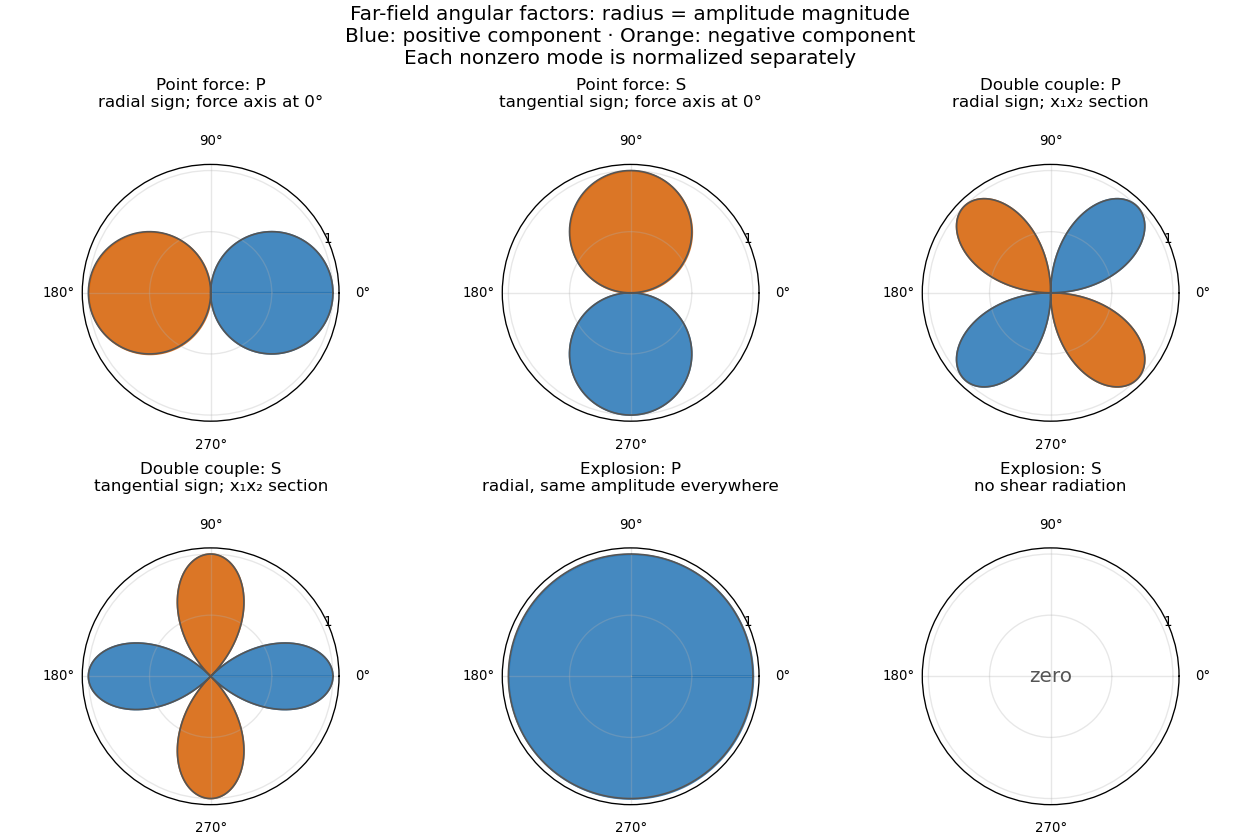

The Python source for this figure:
"""Original angular radiation sections. Tested Python 3.14.4, NumPy 2.3.5, Matplotlib 3.10.7.
Write only paper-47-radiation.png to the caller's working directory.
"""
import os
from pathlib import Path
import tempfile
if not os.environ.get("MPLCONFIGDIR"):
    os.environ["MPLCONFIGDIR"] = tempfile.mkdtemp(prefix="paper-47-mpl-")
import numpy as np
import matplotlib
matplotlib.use("Agg")
import matplotlib.pyplot as plt

angle = np.linspace(0, 2*np.pi, 2401)
patterns = [
    ("Point force: P", np.cos(angle), "radial sign; force axis at 0°"),
    ("Point force: S", -np.sin(angle), "tangential sign; force axis at 0°"),
    ("Double couple: P", np.sin(2*angle), "radial sign; x₁x₂ section"),
    ("Double couple: S", np.cos(2*angle), "tangential sign; x₁x₂ section"),
    ("Explosion: P", np.ones_like(angle), "radial, same amplitude everywhere"),
    ("Explosion: S", np.zeros_like(angle), "no shear radiation"),
]
fig, axes = plt.subplots(2, 3, subplot_kw={"projection": "polar"},
                         figsize=(10.5, 7), layout="constrained")
for ax, (title, amp, subtitle) in zip(axes.flat, patterns):
    radius = np.abs(amp)
    ax.plot(angle, radius, color="#555555", lw=1)
    ax.fill_between(angle, 0, radius, where=amp >= 0, color="#2474b5", alpha=0.85)
    ax.fill_between(angle, 0, radius, where=amp < 0, color="#d55e00", alpha=0.85)
    ax.set_ylim(0, 1.05)
    ax.set_yticks([0.5, 1])
    ax.set_yticklabels(["", "1"], fontsize=8)
    ax.set_xticks(np.arange(0, 2*np.pi, np.pi/2))
    ax.set_xticklabels(["0°", "90°", "180°", "270°"], fontsize=8)
    ax.set_title(title + "\n" + subtitle, fontsize=10, pad=16)
    ax.grid(alpha=0.3)
    if not np.any(amp):
        ax.text(0.5, 0.5, "zero", transform=ax.transAxes, ha="center", va="center",
                fontsize=12, color="#555555")
fig.suptitle("Far-field angular factors: radius = amplitude magnitude\n"
             "Blue: positive component · Orange: negative component\n"
             "Each nonzero mode is normalized separately", fontsize=12)
fig.savefig(Path.cwd() / "paper-47-radiation.png", dpi=120,
            facecolor="white", transparent=False)
plt.close(fig)
